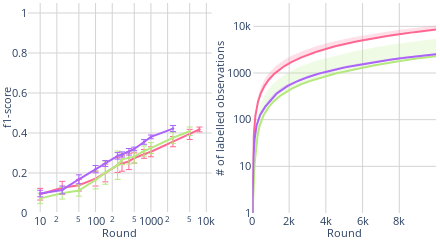

The code cell stored with this chart in its notebook:
### Code cell
import plotly.graph_objects as go
from plotly.subplots import make_subplots
import numpy as np

import plotly.graph_objects as go
import plotly.express as px

dataset = 'CIFAR10'

approaches = {
    #'EEneuralcbpside_v5': {'color': [255, 255, 0], 'label': 'EEneuralcbpside_v5'},  # Red
    # 'IneurAL (official)': {'color': [255, 161, 90], 'label':'IneurAL6'},                    # Yellow
    # 'IneurAL (tuned)': {'color': [25, 211, 243], 'label':'IneurAL3'},                    # Cyan
    'Neuronal (official)': {'color': [255, 102, 146], 'label':'neuronal6'},                  # Magenta
    'Neuronal (tuned)': {'color': [182, 232, 128], 'label':'neuronal3'} ,                  # Orange
    'Neural-CBP': {'color': [171, 99, 250], 'label': 'EEneuralcbpside_v6'},  # Red
    # 'margin': {'color': [160, 160, 160], 'label':'margin'},
    # 'cesa': {'color': [0, 0, 255], 'label':'cesa'},
}

thresholds = ['f1_10', 'f1_25', 'f1_50', 'f1_100', 'f1_150',
              'f1_250', 'f1_300', 'f1_400', 'f1_500', 'f1_750', 
              'f1_1000', 'f1_2500', 'f1_5000', 'f1_7500',]


# Create a subplot with 1 row and 2 columns
fig = make_subplots(rows=1, cols=2, subplot_titles=("f1-score", "# of labelled observations"))

# Add your traces for the first figure to the first subplot
for approach in approaches.keys():
    # ... [your existing code for calculating mean_values, std_values, and color] ...
    mean_values = [] 
    std_values = []
    r,g,b = approaches[approach]['color']
    
    for threshold in thresholds:
        mean_value = df_mean[(df_mean['Dataset'] == dataset) & (df_mean['Approach'] == approach)][threshold].values[0]
        mean_values.append(mean_value)

        std_value = df_std[(df_std['Dataset'] == dataset) & (df_std['Approach'] == approach)][threshold].values[0]
        std_values.append(std_value)

    fig.add_trace(go.Scatter(
        x=[10, 25, 50, 100, 150, 250, 300, 400, 500, 750, 1000, 2500, 5000, 7500, 9000], 
        y=mean_values,
        error_y=dict(type='data', array=std_values, visible=True, thickness=1, width=3),
        line=dict(dash='solid', width=2, color='rgba({},{},{},1)'.format(r,g,b)),
        marker=dict(size=2.5),
        name=approach), 
        row=1, col=1)

# Add your traces for the second figure to the second subplot
for approach in approaches.keys():
    # ... [your existing code for calculating explo_value, upper, and color] ...
    r,g,b = approaches[approach]['color']
    explo_value = explo_final['LeNet'][dataset][approach]
    upper = explo_value + explo2_final['LeNet'][dataset][approach]
    xcoords = np.arange(0,horizon,1).tolist()

    fig.add_trace(go.Scatter(
        x=xcoords+xcoords[::-1], 
        y=upper.tolist()+explo_value.tolist()[::-1],  
        fill='toself',
        fillcolor='rgba({},{},{},0.2)'.format(r,g,b),
        line=dict(color='rgba({},{},{},1)'.format(r,g,b), width=0),
        hoverinfo="skip"),
        row=1, col=2)
    
    fig.add_trace(go.Scatter(
        x=xcoords, 
        y=explo_value,
        line=dict(dash='solid', width=2, color='rgba({},{},{},1)'.format(r,g,b)),
        name=approach), 
        row=1, col=2)

# Update layout and axes for the combined figure
siz = 12.5
fig.update_layout(
    width=440,  # Adjusted for two subplots
    height=180,
    plot_bgcolor='white',
    paper_bgcolor='white',
    margin=dict(l=0, r=0, t=3, b=0),
    showlegend=False
)



# Update xaxis and yaxis properties for each subplot
fig.update_xaxes(title_text="Round", row=1, col=1, gridcolor='lightgrey', tickmode='array', type="log", title_standoff=5, title_font=dict(size=siz-2), tickfont=dict(size=siz-2))
fig.update_yaxes(title_text="f1-score", row=1, col=1, range=[0,1.05], gridcolor='lightgrey', title_standoff=5, title_font=dict(size=siz-2), tickfont=dict(size=siz-2))

fig.update_xaxes(title_text="Round", row=1, col=2, gridcolor='lightgrey', tickmode='array', title_standoff=5, title_font=dict(size=siz-2), tickfont=dict(size=siz-2))
fig.update_yaxes(title_text="# of labelled observations", row=1, col=2, range=[0,4.5], gridcolor='lightgrey',type="log", title_standoff=0, title_font=dict(size=siz-2), tickfont=dict(size=siz-2))

fig.show()

# Save the combined figure as a PDF
fig.write_image("./figures/combined_{}_{}_{}.pdf".format(case, model, dataset))

### Figure 1 — Plotly figure (JSON) as saved in the notebook; plotly's stock layout.template omitted (floating-point values rounded to 4 significant figures; data arrays with more than 128 entries replaced by an {"elided": "..."} marker saying what was removed)
{"data": [{"error_y": {"array": [0.02927, 0.03203, 0.02915, 0.03705, 0.04447, 0.03664, 0.03857, 0.04091, 0.02559, 0.02204, 0.02492, 0.02571, 0.02518, 0.01206], "thickness": 1, "type": "data", "visible": true, "width": 3}, "line": {"color": "rgba(255,102,146,1)", "dash": "solid", "width": 2}, "marker": {"size": 2.5}, "name": "Neuronal (official)", "type": "scatter", "x": [10, 25, 50, 100, 150, 250, 300, 400, 500, 750, 1000, 2500, 5000, 7500, 9000], "xaxis": "x", "y": [0.09408, 0.126, 0.1389, 0.1717, 0.2003, 0.2394, 0.2476, 0.2579, 0.2752, 0.2955, 0.3062, 0.357, 0.3929, 0.4178], "yaxis": "y"}, {"error_y": {"array": [0.02635, 0.02926, 0.02803, 0.04515, 0.05793, 0.07087, 0.02615, 0.03097, 0.03199, 0.02548, 0.02721, 0.02797, 0.02126, null], "thickness": 1, "type": "data", "visible": true, "width": 3}, "line": {"color": "rgba(182,232,128,1)", "dash": "solid", "width": 2}, "marker": {"size": 2.5}, "name": "Neuronal (tuned)", "type": "scatter", "x": [10, 25, 50, 100, 150, 250, 300, 400, 500, 750, 1000, 2500, 5000, 7500, 9000], "xaxis": "x", "y": [0.07299, 0.09896, 0.1123, 0.1654, 0.2018, 0.239, 0.2684, 0.276, 0.2817, 0.31, 0.3246, 0.3763, 0.4088, null], "yaxis": "y"}, {"error_y": {"array": [0.01634, 0.01971, 0.02228, 0.01812, 0.01473, 0.01622, 0.01283, 0.01643, 0.009215, 0.01168, 0.00941, 0.01514, null, null], "thickness": 1, "type": "data", "visible": true, "width": 3}, "line": {"color": "rgba(171,99,250,1)", "dash": "solid", "width": 2}, "marker": {"size": 2.5}, "name": "Neural-CBP", "type": "scatter", "x": [10, 25, 50, 100, 150, 250, 300, 400, 500, 750, 1000, 2500, 5000, 7500, 9000], "xaxis": "x", "y": [0.09739, 0.1153, 0.1686, 0.2192, 0.2475, 0.2856, 0.2927, 0.3061, 0.3202, 0.3553, 0.3806, 0.4222, null, null], "yaxis": "y"}, {"fill": "toself", "fillcolor": "rgba(255,102,146,0.2)", "hoverinfo": "skip", "line": {"color": "rgba(255,102,146,1)", "width": 0}, "type": "scatter", "x": {"elided": "19998 int values"}, "xaxis": "x2", "y": {"elided": "19998 float values"}, "yaxis": "y2"}, {"line": {"color": "rgba(255,102,146,1)", "dash": "solid", "width": 2}, "name": "Neuronal (official)", "type": "scatter", "x": {"elided": "9999 int values"}, "xaxis": "x2", "y": {"elided": "9999 float values"}, "yaxis": "y2"}, {"fill": "toself", "fillcolor": "rgba(182,232,128,0.2)", "hoverinfo": "skip", "line": {"color": "rgba(182,232,128,1)", "width": 0}, "type": "scatter", "x": {"elided": "19998 int values"}, "xaxis": "x2", "y": {"elided": "19998 float values"}, "yaxis": "y2"}, {"line": {"color": "rgba(182,232,128,1)", "dash": "solid", "width": 2}, "name": "Neuronal (tuned)", "type": "scatter", "x": {"elided": "9999 int values"}, "xaxis": "x2", "y": {"elided": "9999 float values"}, "yaxis": "y2"}, {"fill": "toself", "fillcolor": "rgba(171,99,250,0.2)", "hoverinfo": "skip", "line": {"color": "rgba(171,99,250,1)", "width": 0}, "type": "scatter", "x": {"elided": "19998 int values"}, "xaxis": "x2", "y": {"elided": "19998 float values"}, "yaxis": "y2"}, {"line": {"color": "rgba(171,99,250,1)", "dash": "solid", "width": 2}, "name": "Neural-CBP", "type": "scatter", "x": {"elided": "9999 int values"}, "xaxis": "x2", "y": {"elided": "9999 float values"}, "yaxis": "y2"}], "layout": {"annotations": [{"font": {"size": 16}, "showarrow": false, "text": "f1-score", "x": 0.225, "xanchor": "center", "xref": "paper", "y": 1, "yanchor": "bottom", "yref": "paper"}, {"font": {"size": 16}, "showarrow": false, "text": "# of labelled observations", "x": 0.775, "xanchor": "center", "xref": "paper", "y": 1, "yanchor": "bottom", "yref": "paper"}], "height": 180, "margin": {"b": 0, "l": 0, "r": 0, "t": 3}, "paper_bgcolor": "white", "plot_bgcolor": "white", "showlegend": false, "width": 440, "xaxis": {"anchor": "y", "domain": [0, 0.45], "gridcolor": "lightgrey", "tickfont": {"size": 10.5}, "tickmode": "array", "title": {"font": {"size": 10.5}, "standoff": 5, "text": "Round"}, "type": "log"}, "xaxis2": {"anchor": "y2", "domain": [0.55, 1], "gridcolor": "lightgrey", "tickfont": {"size": 10.5}, "tickmode": "array", "title": {"font": {"size": 10.5}, "standoff": 5, "text": "Round"}}, "yaxis": {"anchor": "x", "domain": [0, 1], "gridcolor": "lightgrey", "range": [0, 1.05], "tickfont": {"size": 10.5}, "title": {"font": {"size": 10.5}, "standoff": 5, "text": "f1-score"}}, "yaxis2": {"anchor": "x2", "domain": [0, 1], "gridcolor": "lightgrey", "range": [0, 4.5], "tickfont": {"size": 10.5}, "title": {"font": {"size": 10.5}, "standoff": 0, "text": "# of labelled observations"}, "type": "log"}}}
